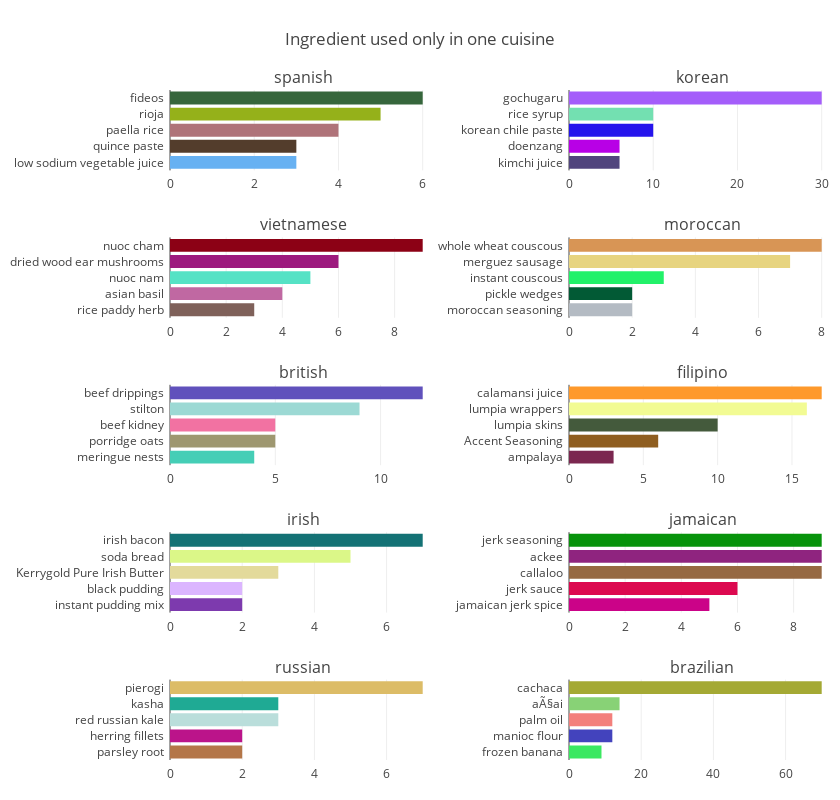

The cell this chart's notebook holds for it:
### Code cell
# Vizualization of specific ingredients in the second 10 cuisines
labels = [i for i in train_data.cuisine.value_counts().index][10:20]
totalPlot = 10
y = [[item]*2 for item in range(1,10)]
y = list(chain.from_iterable(y))
z = [1,2]*int((totalPlot/2))

fig = tools.make_subplots(rows= 5, cols=2, subplot_titles= labels, specs = [[{}, {}],[{}, {}],[{}, {}],[{}, {}],[{}, {}]],  horizontal_spacing = 0.20)
traces = []
for i,e in enumerate(labels): 
    cuisinespec= cuisine_unique(e, 5, allingredients)
    trace = go.Bar(
            x= cuisinespec['count'].values[::-1],
            y=  cuisinespec['ingredient'].values[::-1],
            orientation = 'h',marker = dict(color = random_colours(5),))
    traces.append(trace)

for t,y,z in zip(traces,y,z):
    fig.append_trace(t, y,z)

    fig['layout'].update(height=800, width=840,
    margin=dict(l=170,r=5,b=40,t=90,pad=5), showlegend=False, title='Ingredient used only in one cuisine')

iplot(fig, filename='horizontal-bar')

### Figure 1 — Plotly figure (JSON) as saved in the notebook; plotly's stock layout.template omitted (floating-point values rounded to 4 significant figures)
{"data": [{"marker": {"color": ["#67B1F2", "#533D2C", "#AF7379", "#95B11A", "#36663C"]}, "orientation": "h", "type": "bar", "uid": "5d3ea040-e8ff-4556-9519-b5c0d572be1a", "x": [3, 3, 4, 5, 6], "xaxis": "x", "y": ["low sodium vegetable juice", "quince paste", "paella rice", "rioja", "fideos"], "yaxis": "y"}, {"marker": {"color": ["#51457D", "#B800E6", "#2514EC", "#73E0B1", "#A45DFA"]}, "orientation": "h", "type": "bar", "uid": "d535cd62-7321-48d1-bead-88d0e2a0ac23", "x": [6, 6, 10, 10, 30], "xaxis": "x2", "y": ["kimchi juice", "doenzang", "korean chile paste", "rice syrup", "gochugaru"], "yaxis": "y2"}, {"marker": {"color": ["#7F615A", "#C068A2", "#55E2C5", "#9D1A7E", "#8C0115"]}, "orientation": "h", "type": "bar", "uid": "75aa39cf-07a2-411f-a3f7-4608b35e658f", "x": [3, 4, 5, 6, 9], "xaxis": "x3", "y": ["rice paddy herb", "asian basil", "nuoc nam", "dried wood ear mushrooms", "nuoc cham"], "yaxis": "y3"}, {"marker": {"color": ["#B4BBC3", "#025A35", "#22F169", "#E7D480", "#D89555"]}, "orientation": "h", "type": "bar", "uid": "a01c212a-7601-4040-8145-c2ba57ae91e6", "x": [2, 2, 3, 7, 8], "xaxis": "x4", "y": ["moroccan seasoning", "pickle wedges", "instant couscous", "merguez sausage", "whole wheat couscous"], "yaxis": "y4"}, {"marker": {"color": ["#45CEB6", "#9E9770", "#F272A2", "#9CD9D4", "#6051BC"]}, "orientation": "h", "type": "bar", "uid": "cee6dac6-98b1-4e6b-9527-4a0e88ddd160", "x": [4, 5, 5, 9, 12], "xaxis": "x5", "y": ["meringue nests", "porridge oats", "beef kidney", "stilton", "beef drippings"], "yaxis": "y5"}, {"marker": {"color": ["#7B2750", "#8F5E20", "#445A3C", "#F2FB93", "#FE992B"]}, "orientation": "h", "type": "bar", "uid": "eb26edd9-f5c7-483b-ad74-b0646a5b8792", "x": [3, 6, 10, 16, 17], "xaxis": "x6", "y": ["ampalaya", "Accent Seasoning", "lumpia skins", "lumpia wrappers", "calamansi juice"], "yaxis": "y6"}, {"marker": {"color": ["#7D3AAE", "#DBB5FF", "#E3DA9B", "#DBF788", "#147275"]}, "orientation": "h", "type": "bar", "uid": "ba8a7058-7182-4df8-a9c6-bbb178004251", "x": [2, 2, 3, 5, 7], "xaxis": "x7", "y": ["instant pudding mix", "black pudding", "Kerrygold Pure Irish Butter", "soda bread", "irish bacon"], "yaxis": "y7"}, {"marker": {"color": ["#CB0388", "#DC0950", "#966942", "#8F247F", "#07930B"]}, "orientation": "h", "type": "bar", "uid": "9acbedb1-d7ff-40b2-8a7c-3db556e79311", "x": [5, 6, 9, 9, 9], "xaxis": "x8", "y": ["jamaican jerk spice", "jerk sauce", "callaloo", "ackee", "jerk seasoning"], "yaxis": "y8"}, {"marker": {"color": ["#B47648", "#BB148A", "#BADEDB", "#1FAA94", "#DCBC67"]}, "orientation": "h", "type": "bar", "uid": "d6267ea3-5e4d-4c2f-a2f3-9bc8a9cb17d8", "x": [2, 2, 3, 3, 7], "xaxis": "x9", "y": ["parsley root", "herring fillets", "red russian kale", "kasha", "pierogi"], "yaxis": "y9"}, {"marker": {"color": ["#3BE861", "#4343BD", "#F3807C", "#88D276", "#A4A934"]}, "orientation": "h", "type": "bar", "uid": "d553d22c-31b1-41a1-869f-eba57f9c7ae0", "x": [9, 12, 12, 14, 70], "xaxis": "x10", "y": ["frozen banana", "manioc flour", "palm oil", "aÃ§ai", "cachaca"], "yaxis": "y10"}], "layout": {"annotations": [{"font": {"size": 16}, "showarrow": false, "text": "spanish", "x": 0.2, "xanchor": "center", "xref": "paper", "y": 1, "yanchor": "bottom", "yref": "paper"}, {"font": {"size": 16}, "showarrow": false, "text": "korean", "x": 0.8, "xanchor": "center", "xref": "paper", "y": 1, "yanchor": "bottom", "yref": "paper"}, {"font": {"size": 16}, "showarrow": false, "text": "vietnamese", "x": 0.2, "xanchor": "center", "xref": "paper", "y": 0.78, "yanchor": "bottom", "yref": "paper"}, {"font": {"size": 16}, "showarrow": false, "text": "moroccan", "x": 0.8, "xanchor": "center", "xref": "paper", "y": 0.78, "yanchor": "bottom", "yref": "paper"}, {"font": {"size": 16}, "showarrow": false, "text": "british", "x": 0.2, "xanchor": "center", "xref": "paper", "y": 0.56, "yanchor": "bottom", "yref": "paper"}, {"font": {"size": 16}, "showarrow": false, "text": "filipino", "x": 0.8, "xanchor": "center", "xref": "paper", "y": 0.56, "yanchor": "bottom", "yref": "paper"}, {"font": {"size": 16}, "showarrow": false, "text": "irish", "x": 0.2, "xanchor": "center", "xref": "paper", "y": 0.34, "yanchor": "bottom", "yref": "paper"}, {"font": {"size": 16}, "showarrow": false, "text": "jamaican", "x": 0.8, "xanchor": "center", "xref": "paper", "y": 0.34, "yanchor": "bottom", "yref": "paper"}, {"font": {"size": 16}, "showarrow": false, "text": "russian", "x": 0.2, "xanchor": "center", "xref": "paper", "y": 0.12, "yanchor": "bottom", "yref": "paper"}, {"font": {"size": 16}, "showarrow": false, "text": "brazilian", "x": 0.8, "xanchor": "center", "xref": "paper", "y": 0.12, "yanchor": "bottom", "yref": "paper"}], "height": 800, "margin": {"b": 40, "l": 170, "pad": 5, "r": 5, "t": 90}, "showlegend": false, "title": {"text": "Ingredient used only in one cuisine"}, "width": 840, "xaxis": {"anchor": "y", "domain": [0, 0.4]}, "xaxis10": {"anchor": "y10", "domain": [0.6, 1]}, "xaxis2": {"anchor": "y2", "domain": [0.6, 1]}, "xaxis3": {"anchor": "y3", "domain": [0, 0.4]}, "xaxis4": {"anchor": "y4", "domain": [0.6, 1]}, "xaxis5": {"anchor": "y5", "domain": [0, 0.4]}, "xaxis6": {"anchor": "y6", "domain": [0.6, 1]}, "xaxis7": {"anchor": "y7", "domain": [0, 0.4]}, "xaxis8": {"anchor": "y8", "domain": [0.6, 1]}, "xaxis9": {"anchor": "y9", "domain": [0, 0.4]}, "yaxis": {"anchor": "x", "domain": [0.88, 1]}, "yaxis10": {"anchor": "x10", "domain": [0, 0.12]}, "yaxis2": {"anchor": "x2", "domain": [0.88, 1]}, "yaxis3": {"anchor": "x3", "domain": [0.66, 0.78]}, "yaxis4": {"anchor": "x4", "domain": [0.66, 0.78]}, "yaxis5": {"anchor": "x5", "domain": [0.44, 0.56]}, "yaxis6": {"anchor": "x6", "domain": [0.44, 0.56]}, "yaxis7": {"anchor": "x7", "domain": [0.22, 0.34]}, "yaxis8": {"anchor": "x8", "domain": [0.22, 0.34]}, "yaxis9": {"anchor": "x9", "domain": [0, 0.12]}}}
